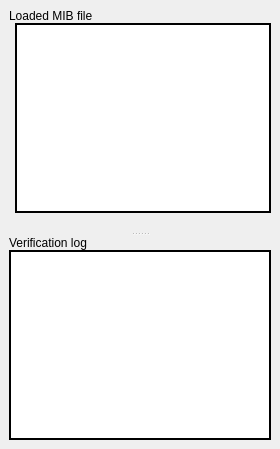
      <widget class="QWidget" name="EditorTab" >
       <attribute name="title" >
        <string>Editor</string>
       </attribute>
       <layout class="QGridLayout" >
        <property name="leftMargin" >
         <number>9</number>
        </property>
        <property name="topMargin" >
         <number>9</number>
        </property>
        <property name="rightMargin" >
         <number>9</number>
        </property>
        <property name="bottomMargin" >
         <number>9</number>
        </property>
        <property name="horizontalSpacing" >
         <number>6</number>
        </property>
        <property name="verticalSpacing" >
         <number>6</number>
        </property>
        <item row="0" column="0" >
         <widget class="QSplitter" name="MIBSplitter" >
          <property name="orientation" >
           <enum>Qt::Vertical</enum>
          </property>
          <widget class="QWidget" name="MIBFileLayout" >
           <layout class="QVBoxLayout" >
            <property name="spacing" >
             <number>0</number>
            </property>
            <property name="leftMargin" >
             <number>0</number>
            </property>
            <property name="topMargin" >
             <number>0</number>
            </property>
            <property name="rightMargin" >
             <number>0</number>
            </property>
            <property name="bottomMargin" >
             <number>0</number>
            </property>
            <item>
             <widget class="QLabel" name="MIBFileL" >
              <property name="text" >
               <string>Loaded MIB file</string>
              </property>
             </widget>
            </item>
            <item>
             <layout class="QHBoxLayout" >
              <property name="spacing" >
               <number>6</number>
              </property>
              <property name="leftMargin" >
               <number>0</number>
              </property>
              <property name="topMargin" >
               <number>0</number>
              </property>
              <property name="rightMargin" >
               <number>0</number>
              </property>
              <property name="bottomMargin" >
               <number>0</number>
              </property>
              <item>
               <widget class="MarkerWidget" native="1" name="MIBFileMarker" />
              </item>
              <item>
               <widget class="QTextEdit" name="MIBFile" >
                <property name="sizePolicy" >
                 <sizepolicy vsizetype="Expanding" hsizetype="Expanding" >
                  <horstretch>0</horstretch>
                  <verstretch>0</verstretch>
                 </sizepolicy>
                </property>
                <property name="font" >
                 <font>
                  <family>Courier</family>
                  <pointsize>10</pointsize>
                 </font>
                </property>
                <property name="frameShape" >
                 <enum>QFrame::WinPanel</enum>
                </property>
                <property name="frameShadow" >
                 <enum>QFrame::Plain</enum>
                </property>
                <property name="readOnly" >
                 <bool>false</bool>
                </property>
                <property name="overwriteMode" >
                 <bool>false</bool>
                </property>
               </widget>
              </item>
             </layout>
            </item>
            <item>
             <widget class="QStatusBar" name="MIBFileStatus" >
              <property name="sizeGripEnabled" >
               <bool>false</bool>
              </property>
             </widget>
            </item>
           </layout>
          </widget>
          <widget class="QWidget" name="MIBLogLayout" >
           <layout class="QVBoxLayout" >
            <property name="spacing" >
             <number>0</number>
            </property>
            <property name="leftMargin" >
             <number>0</number>
            </property>
            <property name="topMargin" >
             <number>0</number>
            </property>
            <property name="rightMargin" >
             <number>0</number>
            </property>
            <property name="bottomMargin" >
             <number>0</number>
            </property>
            <item>
             <widget class="QLabel" name="MIBLogL" >
              <property name="text" >
               <string>Verification log</string>
              </property>
             </widget>
            </item>
            <item>
             <widget class="QListWidget" name="MIBLog" >
              <property name="sizePolicy" >
               <sizepolicy vsizetype="Expanding" hsizetype="Expanding" >
                <horstretch>0</horstretch>
                <verstretch>0</verstretch>
               </sizepolicy>
              </property>
              <property name="frameShape" >
               <enum>QFrame::WinPanel</enum>
              </property>
              <property name="frameShadow" >
               <enum>QFrame::Plain</enum>
              </property>
             </widget>
            </item>
           </layout>
          </widget>
         </widget>
        </item>
       </layout>
      </widget>
